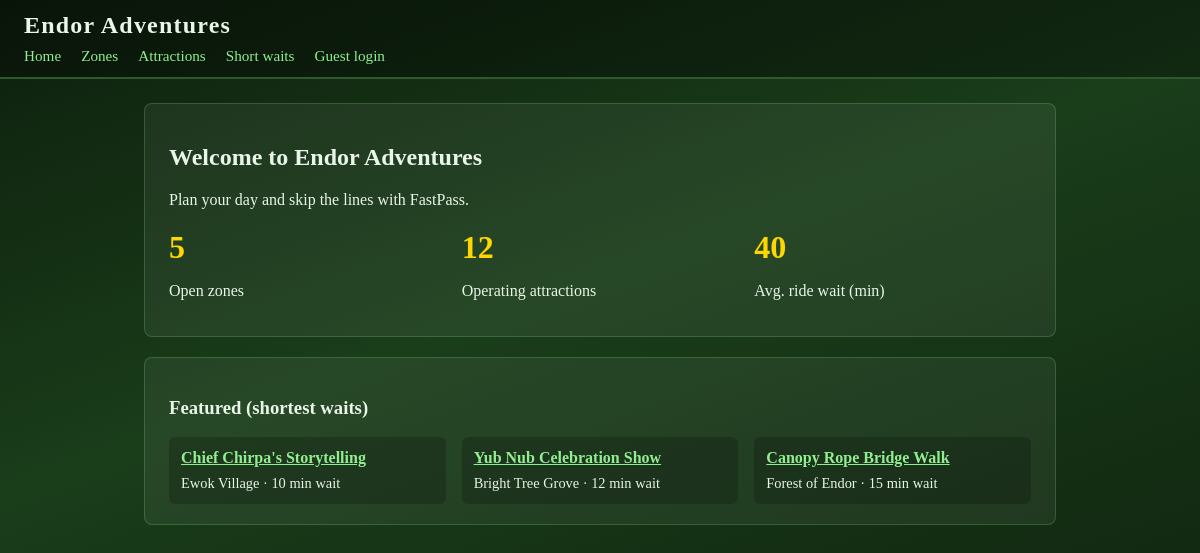
The page / on the database its author committed.
### fastpass/models.py (models this page shows, shortened)
class Attraction(models.Model):
    RIDE = 'ride'
    SHOW = 'show'
    EXPERIENCE = 'experience'
    DINING = 'dining'
    TYPE_CHOICES = [
        (RIDE, 'Ride'),
        (SHOW, 'Show'),
        (EXPERIENCE, 'Experience'),
        (DINING, 'Dining'),
    ]
    THRILL_CHOICES = [
        (1, 'Mild - All Ages'),
        (2, 'Moderate - Some Thrills'),
        (3, 'Thrilling - Not for the Faint of Heart'),
        (4, 'Extreme - Hold onto Your Ewok!'),
    ]
    name = models.CharField(max_length=200)
    description = models.TextField()
    attraction_type = models.CharField(
        max_length=20,
        choices=TYPE_CHOICES,
        default=RIDE
    )
    zone = models.ForeignKey(
        ThemeZone,
        on_delete=models.CASCADE,
        related_name='attractions'
    )
    thrill_level = models.IntegerField(choices=THRILL_CHOICES, default=1)
    min_height_cm = models.IntegerField(default=0)
    duration_minutes = models.IntegerField(default=5)
    current_wait_minutes = models.IntegerField(default=0)
    is_operational = models.BooleanField(default=True)
    fastpass_enabled = models.BooleanField(default=True)
    created_at = models.DateTimeField(auto_now_add=True)
    class Meta:
        ordering = ['zone', 'name']

class ThemeZone(models.Model):
    name = models.CharField(max_length=100)
    description = models.TextField()
    is_open = models.BooleanField(default=True)
    created_at = models.DateTimeField(auto_now_add=True)
    class Meta:
        ordering = ['name']

### fastpass/views.py (the view)
# urls.py: path('', views.home, name='home'),
def home(request):
    avg_result = Attraction.objects.filter(
        attraction_type='ride',
        is_operational=True,
    ).aggregate(Avg('current_wait_minutes'))
    avg_wait = avg_result['current_wait_minutes__avg']
    context = {
        'zone_count': ThemeZone.objects.filter(is_open=True).count(),
        'attraction_count': Attraction.objects.filter(is_operational=True).count(),
        'avg_wait': avg_wait,
        'featured': Attraction.objects.filter(is_operational=True).order_by(
            'current_wait_minutes'
        )[:3],
    }
    return render(request, 'fastpass/home.html', context)

### fastpass/templates/fastpass/home.html (shortened to what this page needs)
{% extends 'fastpass/base.html' %}
{% block content %}
<div class="card">
    <h2>Welcome to Endor Adventures</h2>
    <p>Plan your day and skip the lines with FastPass.</p>
    <div class="grid" style="margin-top: 20px;">
        <div>
            <div class="stat">{{ zone_count }}</div>
            <p>Open zones</p>
        </div>
        <div>
            <div class="stat">{{ attraction_count }}</div>
            <p>Operating attractions</p>
        </div>
        <div>
            <div class="stat">{% if avg_wait %}{{ avg_wait|floatformat:0 }}{% else %}—{% endif %}</div>
            <p>Avg. ride wait (min)</p>
        </div>
    </div>
</div>
{% if featured %}
<div class="card">
    <h3>Featured (shortest waits)</h3>
    <div class="grid" style="margin-top: 15px;">
        {% for a in featured %}
        <div style="padding: 12px; background: rgba(0,0,0,0.2); border-radius: 6px;">
            <strong><a href="{% url 'fastpass:attraction_detail' a.pk %}">{{ a.name }}</a></strong>
            <p style="margin: 8px 0 0 0; font-size: 0.9rem;">{{ a.zone.name }} · {{ a.current_wait_minutes }} min wait</p>
        </div>
        {% endfor %}
    </div>
</div>
{% endif %}
{% endblock %}

### fastpass/templates/fastpass/base.html (style rules this page uses)
* { box-sizing: border-box; }
body { margin: 0; font-family: Georgia, 'Times New Roman', serif; background: linear-gradient(160deg, #0d1f0d 0%, #1a3d1a 40%, #0d1f0d 100%); color: #e8f5e8; min-height: 100vh; }
a { color: #90EE90; }
.card { background: rgba(255,255,255,0.06); border-radius: 8px; padding: 20px 24px; margin-bottom: 20px; border: 1px solid rgba(144,238,144,0.2); }
.grid { display: grid; grid-template-columns: repeat(auto-fill, minmax(220px, 1fr)); gap: 16px; }
.stat { font-size: 2rem; font-weight: bold; color: #FFD700; }

### rows shown on the page
Attraction: name "Chief Chirpa's Storytelling", zone.name "Ewok Village", current_wait_minutes "10"
Attraction: name "Yub Nub Celebration Show", zone.name "Bright Tree Grove", current_wait_minutes "12"
Attraction: name "Canopy Rope Bridge Walk", zone.name "Forest of Endor", current_wait_minutes "15"

### other values the page prints
{{ zone_count }} "5"
{{ attraction_count }} "12"
{{ avg_wait|floatformat:0 }} "40"
